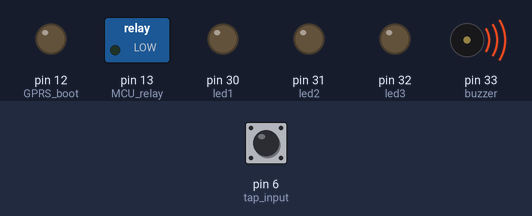
Bench run of a sketch on a simulated Arduino Mega 2560, built with avr-gcc and run on an emulated ATmega2560. On the bench: switched loads named in the sketch (green lamp = pin HIGH), output pins drawn as LEDs (lit = HIGH), buzzer (waves = sounding, pin HIGH). Dashed ring = blinking. The test bench sets the inputs (shaded band); at power-on: pin 6 (tap_input) LOW. What the sketch prints to the serial monitor is not drawn.

Above: at 1.2 s.
1.3 s: pin 6 (tap_input) driven HIGH
At 2.5 s:
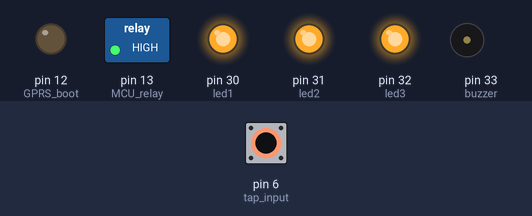
2.8 s: pin 6 (tap_input) driven LOW
At 3.8 s:
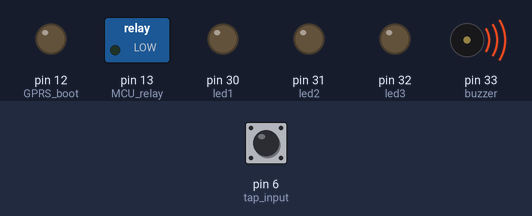
5.8 s: pin 6 (tap_input) pulsed HIGH 2 times (0.12 s each, 0.3 s apart)
At 5.86 s:
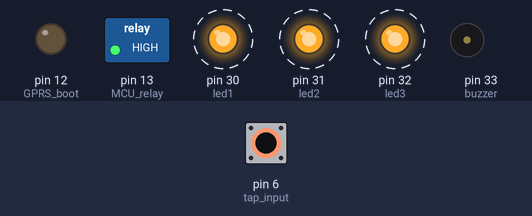
9.4 s: pin 6 (tap_input) pulsed HIGH 5 times (0.12 s each, 0.3 s apart)
At 11.8 s:
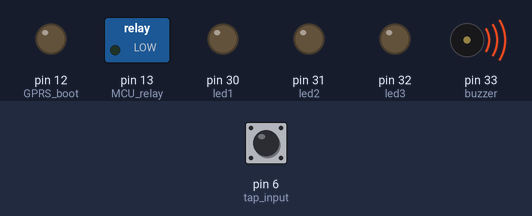
Timing chart, 0 to 13.3 s (numbered marks = the images above; inputs shaded):
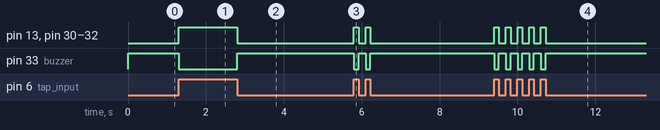

Measured:
- after the input at 1.3 s, pin 13 (MCU_relay), pin 30 (led1), pin 31 (led2), pin 32 (led3): LOW → HIGH at once; pin 33 (buzzer): HIGH → LOW at once
- after the input at 2.8 s, pin 13 (MCU_relay), pin 30 (led1), pin 31 (led2), pin 32 (led3): HIGH → LOW at once; pin 33 (buzzer): LOW → HIGH at once
- after the input at 5.8 s, pin 13 (MCU_relay), pin 30 (led1), pin 31 (led2), pin 32 (led3): alternates HIGH for 0.12 s and LOW for 0.18 s, 4 changes in all, then stays LOW, starting at once; pin 33 (buzzer): alternates HIGH for 0.18 s and LOW for 0.12 s, 4 changes in all, then stays HIGH, starting at once
- after the input at 9.4 s, pin 13 (MCU_relay), pin 30 (led1), pin 31 (led2), pin 32 (led3): alternates HIGH for 0.12 s and LOW for 0.18 s, 10 changes in all, then stays LOW, starting at once; pin 33 (buzzer): alternates HIGH for 0.18 s and LOW for 0.12 s, 10 changes in all, then stays HIGH, starting at once

The sketch:

tap_6.ino
```cpp
#define GPRS_boot  12

#define MCU_relay      13

#define led1       30
#define led2       31
#define led3       32

#define buzzer     33

#define water_flow 7

#define tap_input 6

#define water_tds  A0 // traditional
#define water_temp A1
#define flood      A2

// Serial  = uart0 = USB-TTL
// Serial1 = uart1 = SIM800
// Serial2 = uart2 = TDS_new


void setup() {
  Serial.begin(115200);

  pinMode(led1, OUTPUT);
  pinMode(led2, OUTPUT);
  pinMode(led3, OUTPUT);

  pinMode(tap_input, OUTPUT);
  pinMode(tap_input, INPUT);
  //digitalWrite(tap_input, HIGH);

  pinMode(MCU_relay, OUTPUT);

  // turn off GPRS
  pinMode(GPRS_boot, OUTPUT);
  digitalWrite(GPRS_boot, LOW);

  // turn off buzzer
  pinMode(buzzer, OUTPUT);
  digitalWrite(buzzer, HIGH);
}


void loop() {
  check_pin6();
}


void check_pin6() {
  int relay_stat = digitalRead(tap_input);

  if (relay_stat == HIGH) {
    Serial.println("status low");
    digitalWrite(led1, HIGH);
    digitalWrite(led2, HIGH);
    digitalWrite(led3, HIGH);

    digitalWrite(MCU_relay, HIGH);
    digitalWrite(buzzer, LOW);

  } else {
    Serial.println("status high");
    digitalWrite(led1, LOW);
    digitalWrite(led2, LOW);
    digitalWrite(led3, LOW);

    digitalWrite(MCU_relay, LOW);
    digitalWrite(buzzer, HIGH);
  }

}
```
